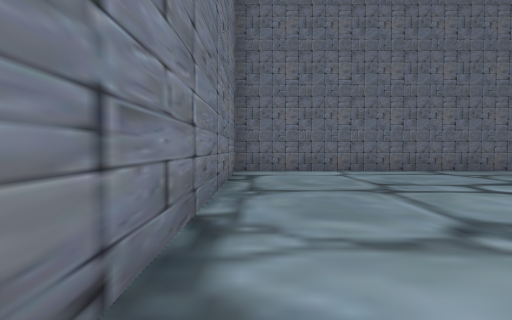
View 1 (above)

24 first-person views from a walk through a 3-D level made in the Unity game engine. The camera is 1.2 m above the floor, tilts 2° down and sees 75° across. The floor is counted in squares, 2 m on a side. Each view is taken from the middle of a square. On the plan, view 1 faces up. The plan holds only what a view shows up to about 10 squares ahead; the rest is blank. The place goes on beyond the plan. The player character is not drawn.

View 2
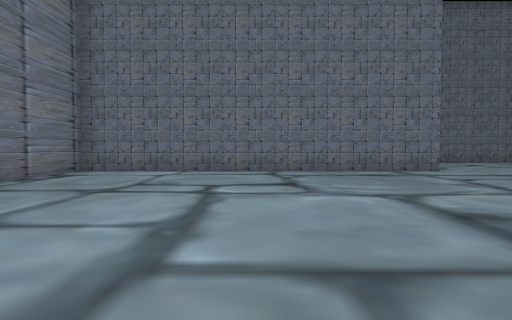

View 3
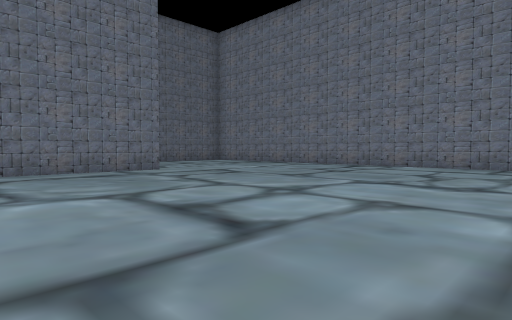

View 4
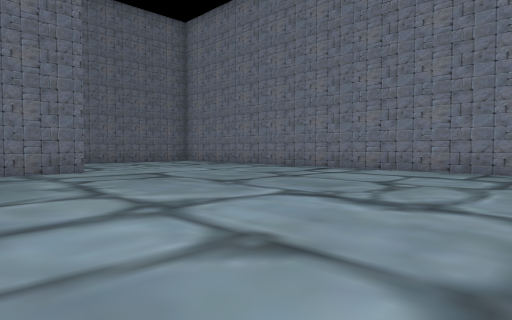

View 5
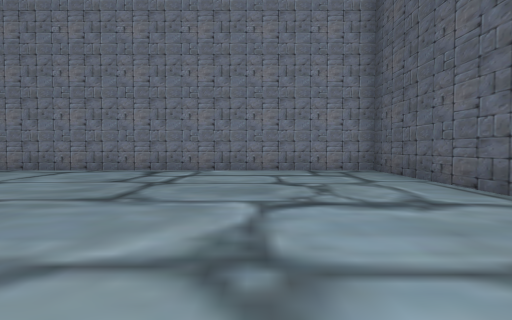

View 6
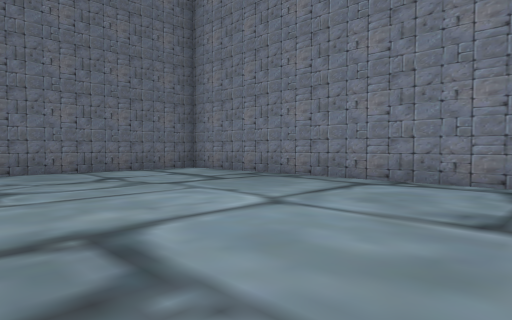

View 7
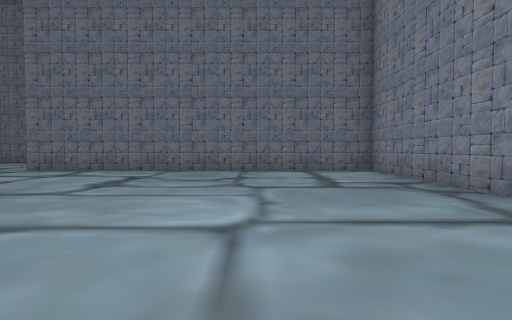

View 8
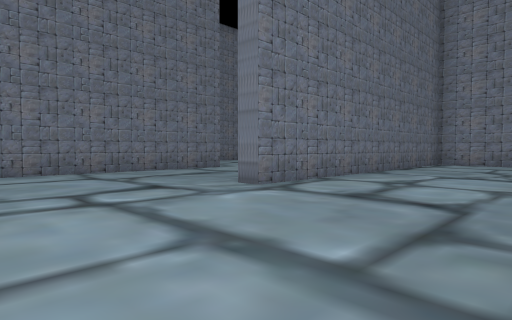

View 9
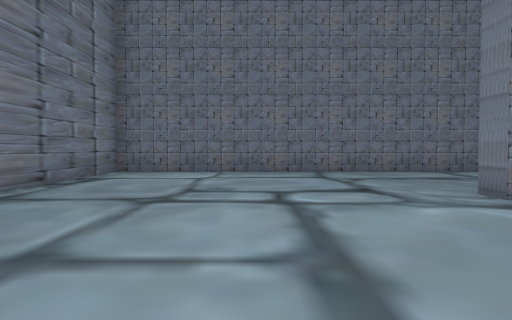

View 10
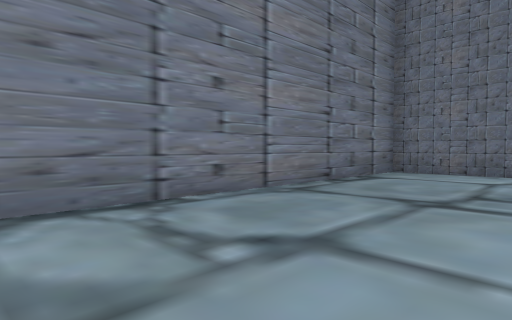

View 11
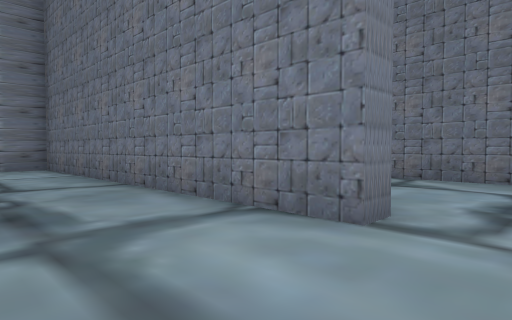

View 12
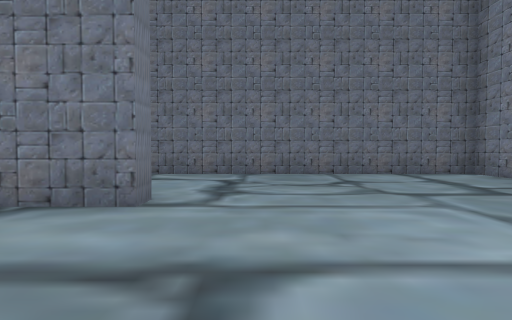

View 13
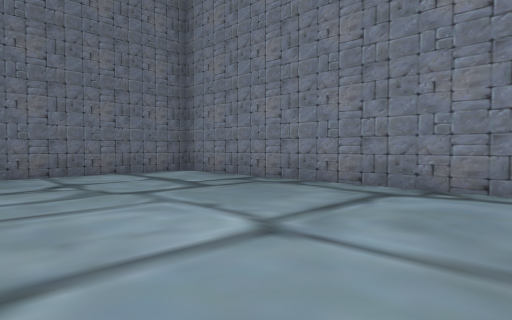

View 14
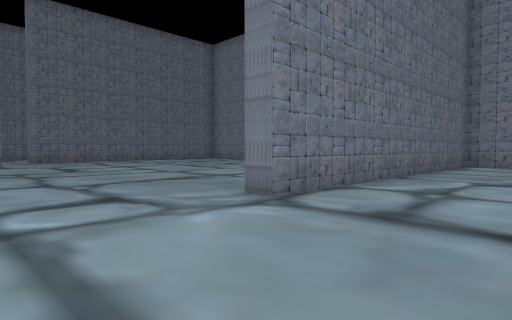

View 15
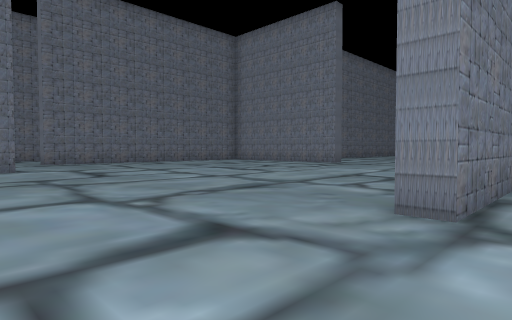

View 16
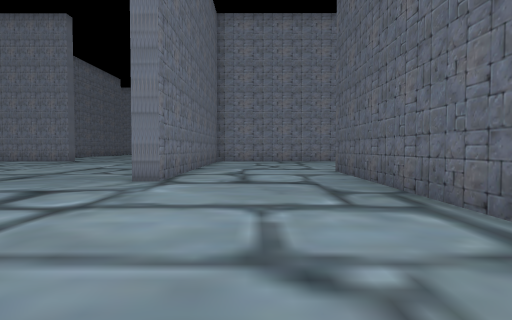

View 17
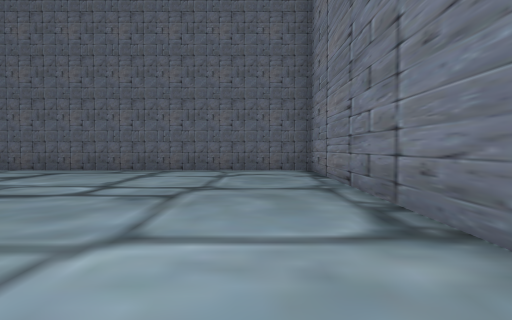

View 18
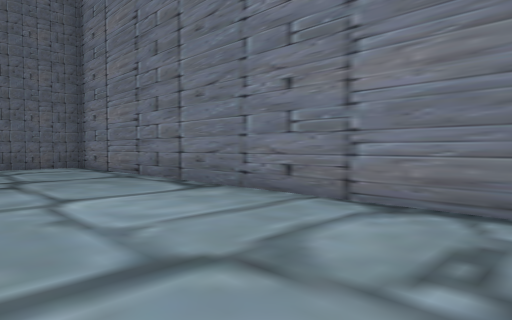

View 19
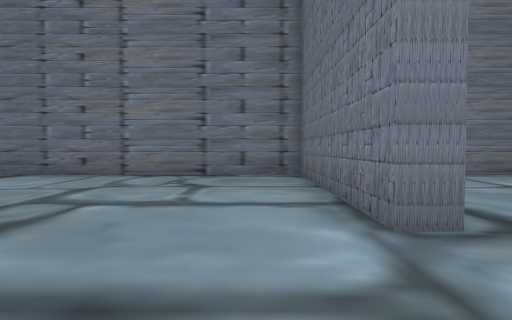

View 20
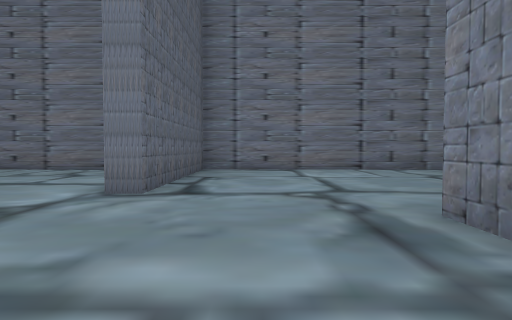

View 21
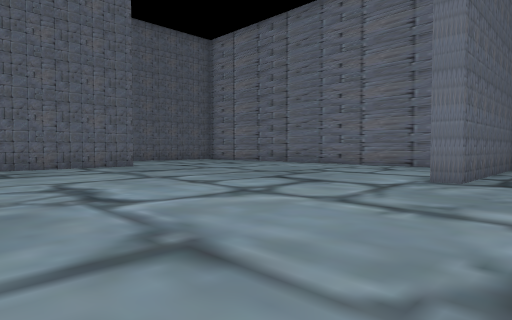

View 22
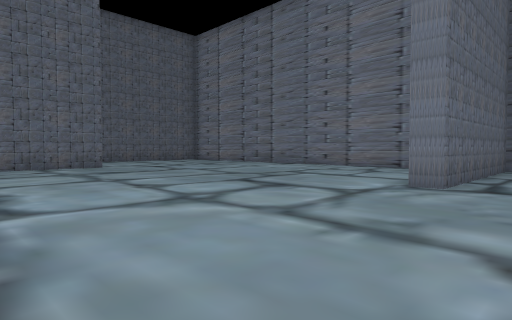

View 23
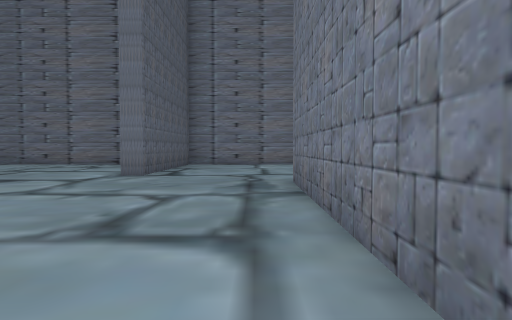

View 24
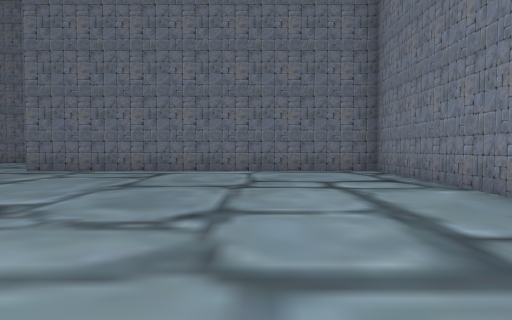

### Floor plan
Points are (right, up) in squares from view 1. A wall is a line through its corners. A room is listed if a view was taken in it or the views show most of it. See-through windows are left out.
Room 1 (views 1, 2, 3, 4, 5, 6, 7, 8, 9, 10, 11, 12, 13)
walls: (8.9, 8.7) (-0.5, 8.7) (-0.6, 0.7); (5.6, 18.9) (8.8, 18.9) (8.8, 18.4) (-0.5, 18.4) (-0.5, 10.4); (15.1, 15.7) (15.1, 22.7) (6, 22.7); (10.1, -0.2) (15, -0.2) (15.1, 13.9) (6, 13.9) (6, 14.4)
ways out: opening at (5.7, 21) to room 2
Room 2 (views 14, 15, 16, 17, 18, 19, 20, 21, 22, 23, 24)
walls: (15.1, 31) (15.1, 35.7) (6, 35.7); (6.5, 23.3) (9.6, 23.3); (6, 22.7) (6, 23.2); (-0.5, 38.6) (-0.5, 32.5) (4.6, 32.5) (4.6, 32) (-0.5, 32) (-0.5, 18.9) (5.6, 18.9)
ways out: opening at (5.7, 21) to room 1

Where each view was taken, in squares from view 1:
view 1: 0 up, 0 right, facing up
view 2: 0 up, 4 right, facing up
view 3: 0 up, 4 right, facing up-right
view 4: 0 up, 6 right, facing up-right
view 5: 3 up, 6 right, facing right
view 6: 5 up, 9 right, facing up-right
view 7: 5 up, 12 right, facing up
view 8: 10 up, 2 right, facing up-right
view 9: 10 up, 3 right, facing up
view 10: 10 up, 3 right, facing up-left
view 11: 16 up, 10 right, facing up-left
view 12: 15 up, 10 right, facing up
view 13: 15 up, 10 right, facing up-right
view 14: 20 up, 3 right, facing up-right
view 15: 22 up, 3 right, facing up-right
view 16: 21 up, 0 right, facing right
view 17: 28 up, 1 right, facing down
view 18: 30 up, 3 right, facing down-left
view 19: 31 up, 7 right, facing left
view 20: 34 up, 9 right, facing left
view 21: 34 up, 11 right, facing down-left
view 22: 34 up, 10 right, facing down-left
view 23: 35 up, 12 right, facing left
view 24: 27 up, 12 right, facing up
